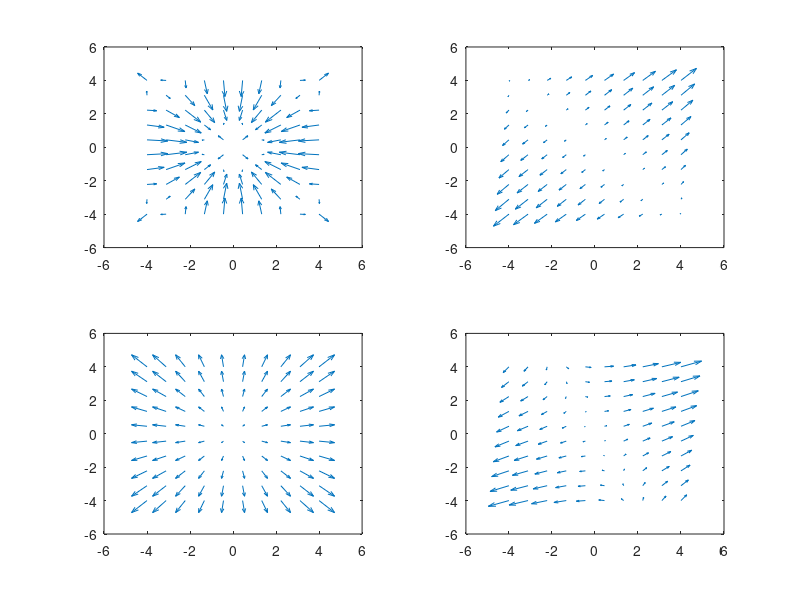

Here is the MATLAB script that generated this plot:
clc
clear
close all

x=linspace(-4, 4, 10);
y=linspace(-4, 4, 10);
[x,y]=meshgrid(x,y);


subplot(2,2,1)
f=sin(sqrt(x.^2+y.^2));
[fx,fy]=gradient(f);
quiver(x,y,fx,fy);

subplot(2,2,2)
f=x.^2+y.^2+2*x.*y;
[fx,fy]=gradient(f);
quiver(x,y,fx,fy);

subplot(2,2,3)
f=x.^2+y.^2;
[fx,fy]=gradient(f);
quiver(x,y,fx,fy);

subplot(2,2,4)
f=x.*x+y.*x;
[fx,fy]=gradient(f);
quiver(x,y,fx,fy);
